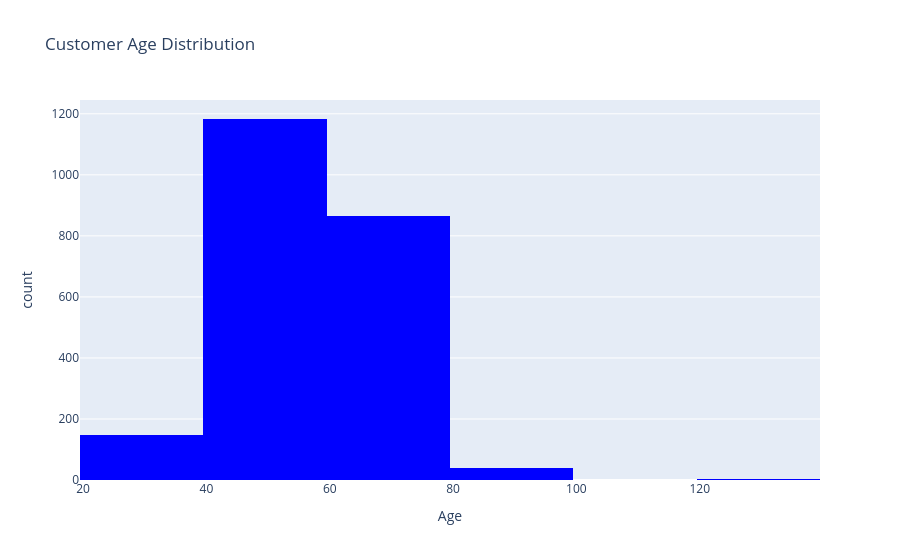

Notebook cell for this chart:
### Code cell
import plotly.express as px

fig = px.histogram(
    df, 
    x='Age', 
    nbins=10, 
    title='Customer Age Distribution', 
    color_discrete_sequence=['blue']
)

fig.show()

### Figure 1 — Plotly figure (JSON) as saved in the notebook; plotly's stock layout.template omitted (floating-point values rounded to 4 significant figures; data arrays with more than 128 entries replaced by an {"elided": "..."} marker saying what was removed)
{"data": [{"bingroup": "x", "hovertemplate": "Age=%{x}<br>count=%{y}<extra></extra>", "legendgroup": "", "marker": {"color": "blue", "pattern": {"shape": ""}}, "name": "", "nbinsx": 10, "orientation": "v", "showlegend": false, "type": "histogram", "x": {"elided": "2238 int values"}, "xaxis": "x", "yaxis": "y"}], "layout": {"barmode": "relative", "legend": {"tracegroupgap": 0}, "title": {"text": "Customer Age Distribution"}, "xaxis": {"anchor": "y", "domain": [0, 1], "title": {"text": "Age"}}, "yaxis": {"anchor": "x", "domain": [0, 1], "title": {"text": "count"}}}}
